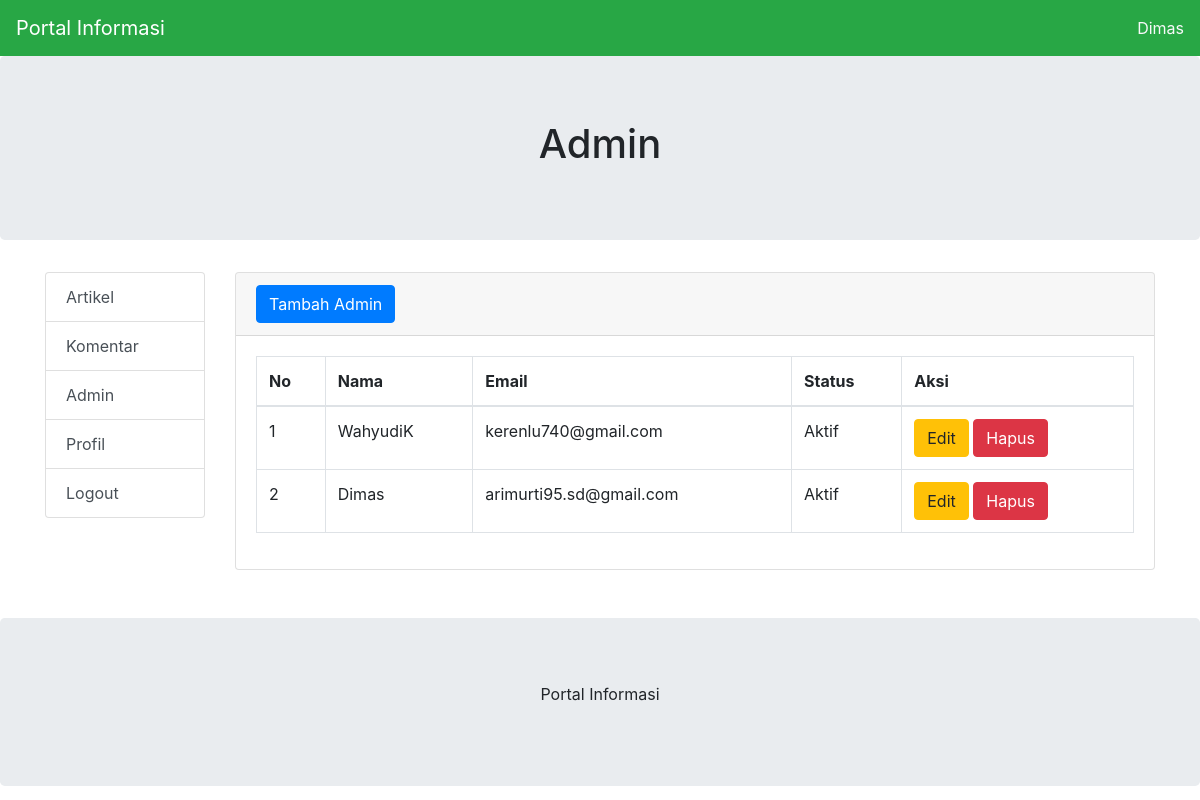
The app's page /admin/index.php?halaman=admin (signed in) with its own data.
### tables this page shows
CREATE TABLE `profil` (
  `nama_website` varchar(50) NOT NULL
);

CREATE TABLE `pengguna` (
  `id_pengguna` int(11) NOT NULL,
  `kode_pengguna` char(9) NOT NULL,
  `nama_pengguna` varchar(50) NOT NULL,
  `email` varchar(35) NOT NULL,
  `no_telp` char(14) NOT NULL,
  `username` varchar(50) NOT NULL,
  `password` varchar(100) NOT NULL,
  `status` int(11) NOT NULL
);

### admin/admin/index.php (the view, shortened to what this page needs)
<div class="card mb-4">
    <div class="card-header">
        <button type="button" id="btn-tambah-admin" class="btn btn-primary"><span class="text"><i class="fas fa-car fa-sm"></i> Tambah Admin</span></button>
    </div>
    <div class="card-body">
       <div class="table-responsive">
            <table class="table table-bordered" id="dataTable" width="100%" cellspacing="0">
                <thead>
                <tr>
                    <th>No</th>
                    <th>Nama</th>
                    <th>Email</th>
                    <th>Status</th>
                    <th>Aksi</th>
                </tr>
                </thead>
                <tbody>
                    <?php
                        include '../config/koneksi.php';
                        $sql="select * from pengguna order by id_pengguna desc";
                        $hasil=mysqli_query($kon,$sql);
                        $no=0;
                        while ($data = mysqli_fetch_array($hasil)):
                        $no++;
                    ?>
                    <tr>
                        <td><?php echo $no; ?></td>
                        <td><?php echo $data['nama_pengguna']; ?></td>
                        <td><?php echo $data['email']; ?></td>
                        <td><?php echo $data['status'] == 1 ? 'Aktif' : 'Tidak Aktif'; ?></td>
                        <td>
                            <button class="btn-edit btn btn-warning btn-circle" id_pengguna="<?php echo $data['id_pengguna']; ?>" kode_pengguna="<?php echo $data['kode_pengguna']; ?>" >Edit</button>
                            <button class="btn-hapus btn btn-danger btn-circle"  id_pengguna="<?php echo $data['id_pengguna']; ?>" kode_pengguna="<?php echo $data['kode_pengguna']; ?>" > Hapus</button>
                        </td>
                    </tr>
                    <?php endwhile; ?>
                </tbody>
            </table>
        </div>
    </div>
</div>

### admin/index.php (shortened to what this page needs)
<!DOCTYPE html>
<html lang="en">
<head>
    <link rel="stylesheet" href="../bootstrap/css/bootstrap.min.css">
</head>
<body>
<nav class="navbar navbar-expand-md bg-success navbar-dark">
    <?php
        include '../config/koneksi.php';
        $ambil_kategori = mysqli_query ($kon,"select * from profil limit 1");
        $row = mysqli_fetch_assoc($ambil_kategori);
        $nama_website = $row['nama_website'];
        $copy_right = $row['nama_website'];
    ?>
    <a class="navbar-brand" href="../index.php"><?php echo $nama_website; ?> </a>
    <div class="collapse navbar-collapse" id="collapsibleNavbar">
        <ul class="navbar-nav  ml-auto">
        <li class="text-light"> <?php echo $_SESSION["nama_pengguna"]; ?> </li>
        </ul>
    </div>
</nav>
<div class="jumbotron text-center">
<?php
if(isset($_GET['halaman']) && !isset($_GET['kategori'])){
    $halaman = $_GET['halaman'];
   echo "<h1>".ucwords($halaman)."</h1>";
}
?>
</div>
<div class="container">
    <div class="row">
        <div class="col-sm-2">
            <div class="list-group">
                <a href="index.php?halaman=kategori" class="list-group-item list-group-item-action">Artikel</a>
                <a href="index.php?halaman=komentar" class="list-group-item list-group-item-action">Komentar</a>
                <a href="index.php?halaman=admin" class="list-group-item list-group-item-action">Admin</a>
                <a href="index.php?halaman=profil" class="list-group-item list-group-item-action">Profil</a>
                <a href="logout.php" class="list-group-item list-group-item-action">Logout</a>
            </div>
        </div>
        <div class="col-sm-10">
        <?php
            if(isset($_GET['halaman'])){
                $halaman = $_GET['halaman'];
                switch ($halaman) {
                    case 'admin':
                        include "admin/index.php";
                        break;
                }
            }else {
                include "dashboard.php";
            }
        ?>
        </div>
    </div>
    <br>
</div>
<div class="jumbotron text-center" style="margin-bottom:0">
    <p><?php echo  $copy_right; ?></p>
</div>
</body>
</html>

### records on screen
profil: nama_website "Portal Informasi"
pengguna: nama_pengguna "WahyudiK", email "kerenlu740@gmail.com", status "Aktif"
pengguna: nama_pengguna "Dimas", email "arimurti95.sd@gmail.com", status "Aktif"

### other values on screen
$_SESSION["nama_pengguna"] "Dimas"
$halaman "Admin"
